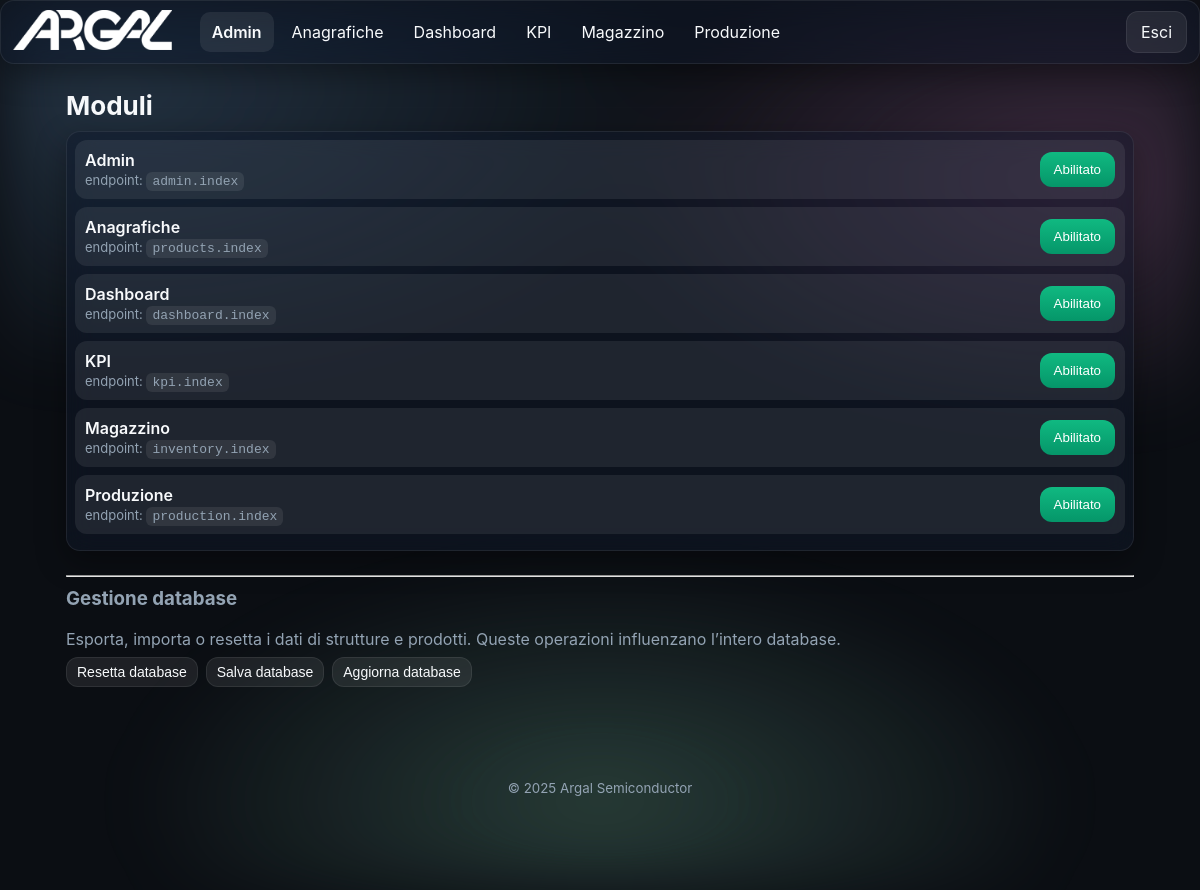
The page /admin/modules (signed in) on the database as committed earlier.
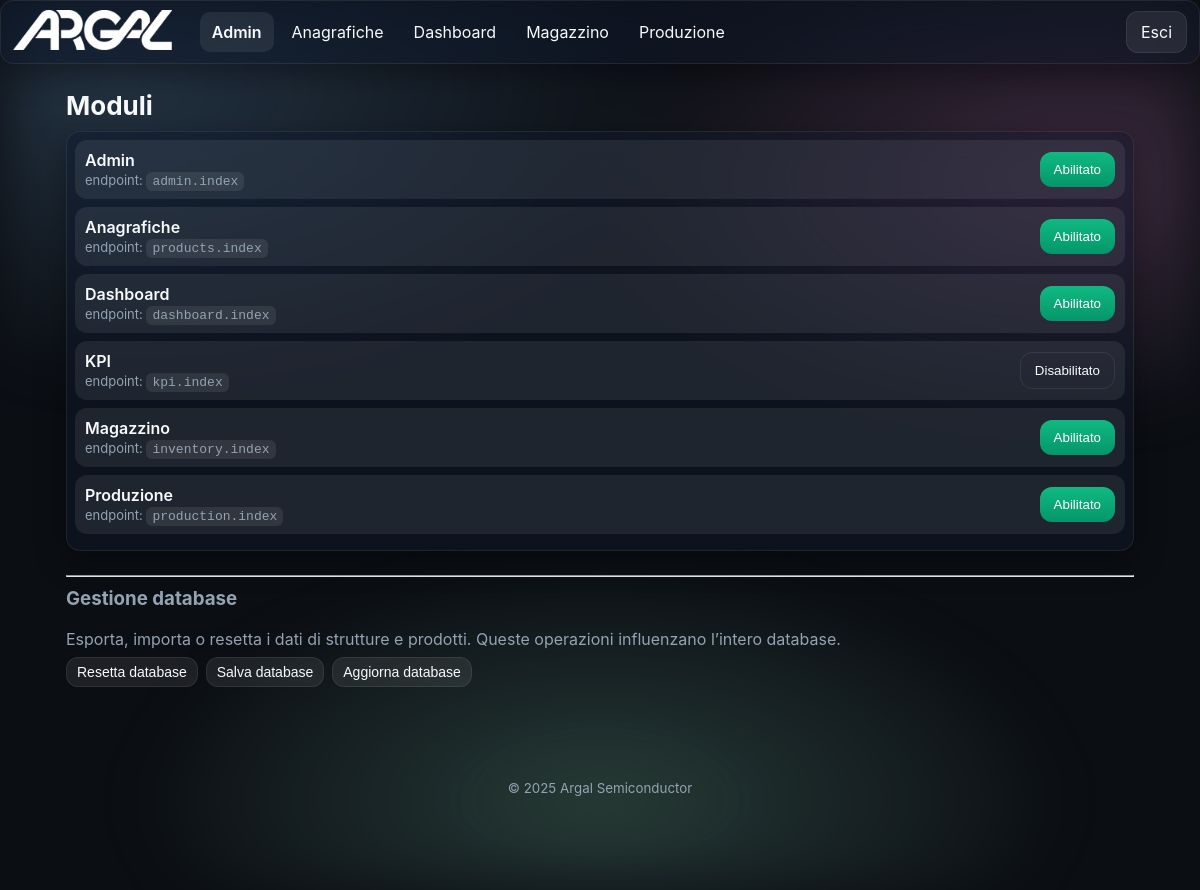
The same page on the database as committed later.
### app/models.py (models this page shows)
class TimestampMixin(db.Model):
    __abstract__ = True
    created_at = db.Column(db.DateTime, default=datetime.utcnow)
    updated_at = db.Column(db.DateTime, default=datetime.utcnow, onupdate=datetime.utcnow)

class Module(TimestampMixin):
    __tablename__ = 'modules'
    id = db.Column(db.Integer, primary_key=True)
    name = db.Column(db.String(100), unique=True, nullable=False)
    slug = db.Column(db.String(100), unique=True, nullable=False)
    endpoint = db.Column(db.String(120), unique=True, nullable=False)
    enabled = db.Column(db.Boolean, default=True)
    icon = db.Column(db.String(100), default='cube')

### app/blueprints/admin/routes.py (the view, shortened to what this page needs)
@admin_bp.route('/modules', methods=['GET', 'POST'])
@login_required
def modules():
    admin_required()
    modules = Module.query.order_by(Module.name.asc()).all()
    return render_template('admin/modules.html', modules=modules)

### app/blueprints/admin/routes.py (called while the page is built)
def admin_required():
    if not current_user.is_authenticated or not getattr(current_user, 'is_admin', False):
        abort(403)

@admin_bp.before_request
def check_admin():
    if not current_user.is_authenticated:
        return login_manager.unauthorized()
    if not current_user.is_admin:
        abort(403)

### app/models.py (called while the page is built)
@login_manager.user_loader
def load_user(user_id):
    try:
        return User.query.get(int(user_id))
    except Exception:
        return None

    @property
    def is_admin(self) -> bool:
        return self.role == 'admin'

### app/templates/admin/modules.html (shortened to what this page needs)
{% extends 'base.html' %}
{% block content %}
<section class="section">
  <h2 class="section-title">Moduli</h2>
  <div class="list glass">
    {% for m in modules %}
    <form method="post" class="list-row">
      <div class="list-info">
        <div class="list-title">{{ m.name }}</div>
        <div class="list-subtitle">endpoint: <code>{{ m.endpoint }}</code></div>
      </div>
      <button class="btn {{ 'success' if m.enabled else 'ghost' }}">
        {{ 'Abilitato' if m.enabled else 'Disabilitato' }}
      </button>
    </form>
    {% endfor %}
  </div>
  <hr class="divider" style="margin-top:24px; margin-bottom:16px;">
  <h3 class="section-subtitle">Gestione database</h3>
  <p class="muted" style="margin-bottom:8px;">Esporta, importa o resetta i dati di strutture e prodotti. Queste operazioni influenzano l’intero database.</p>
  <div style="display:flex; flex-wrap:wrap; gap:8px; align-items:center;">
    <form action="{{ url_for('admin.reset_db') }}" method="post" onsubmit="return confirm('Questa operazione eliminerà tutti i prodotti, strutture e file. Continuare?');">
      <button type="submit" class="btn danger small">Resetta database</button>
    </form>
    <form action="{{ url_for('admin.save_db') }}" method="post">
      <button type="submit" class="btn small">Salva database</button>
    </form>
    <form action="{{ url_for('admin.update_db') }}" method="get">
      <button type="submit" class="btn small">Aggiorna database</button>
    </form>
  </div>
</section>
{% endblock %}

### app/templates/base.html (shortened to what this page needs)
<!doctype html>
<html lang="it" data-theme="dark">
<head>
  <link rel="stylesheet" href="{{ url_for('static', filename='css/styles.css') }}">
</head>
<body>
  <div class="bg-aurora"></div>
  {% if current_user.is_authenticated and not embedded %}
  <header class="app-header glass">
    <div class="brand">
      <a href="{{ url_for('dashboard.index') }}" class="brand-link" style="display:inline-block;">
        <img src="{{ url_for('static', filename='img/logo.png') }}" alt="Logo" class="logo">
      </a>
    </div>
    <nav class="nav-desktop">
      {% set cur_ep = request.endpoint or '' %}
      {% set detected_bp = (cur_ep.split('.')|first) %}
      {% set forced_bp = None %}
      {% if active_module is defined and active_module %}
        {% set forced_bp = active_module %}
      {% elif g is defined and g.active_module is defined and g.active_module %}
        {% set forced_bp = g.active_module %}
      {% endif %}
      {% set cur_bp = forced_bp if forced_bp else detected_bp %}
      {% for m in enabled_modules %}
        {% set mod_bp = (m.endpoint.split('.')|first) %}
        {% set is_active = (mod_bp == cur_bp) %}
        {% set display_name = 'Anagrafiche' if (m.slug == 'products' or m.name == 'Prodotti') else m.name %}
        <a class="nav-link{{ ' active' if is_active else '' }}" href="{{ url_for(m.endpoint) }}">{{ display_name }}</a>
      {% endfor %}
    </nav>
    <div class="header-actions">
      <a class="btn btn-ghost" href="{{ url_for('auth.logout') }}">Esci</a>
    </div>
  </header>
    {% set cur_ep = request.endpoint or '' %}
    {% set detected_bp = (cur_ep.split('.')|first) %}
    {% set forced_bp = None %}
    {% if active_module is defined and active_module %}
      {% set forced_bp = active_module %}
    {% elif g is defined and g.active_module is defined and g.active_module %}
      {% set forced_bp = g.active_module %}
    {% endif %}
    {% set cur_bp = forced_bp if forced_bp else detected_bp %}
  {% endif %}
  <main class="container">
    {% block content %}{% endblock %}
  </main>
  {% if not embedded %}
  <footer class="app-footer">
    <small>© {{ 2025 }} Argal Semiconductor</small>
  </footer>
  {% endif %}
</body>
</html>

Rows that differ between the two databases and show on the page:
no longer on one of the page's lists (row edited): Module: name "KPI"
changed Module "KPI": enabled "Abilitato" → "Disabilitato"
